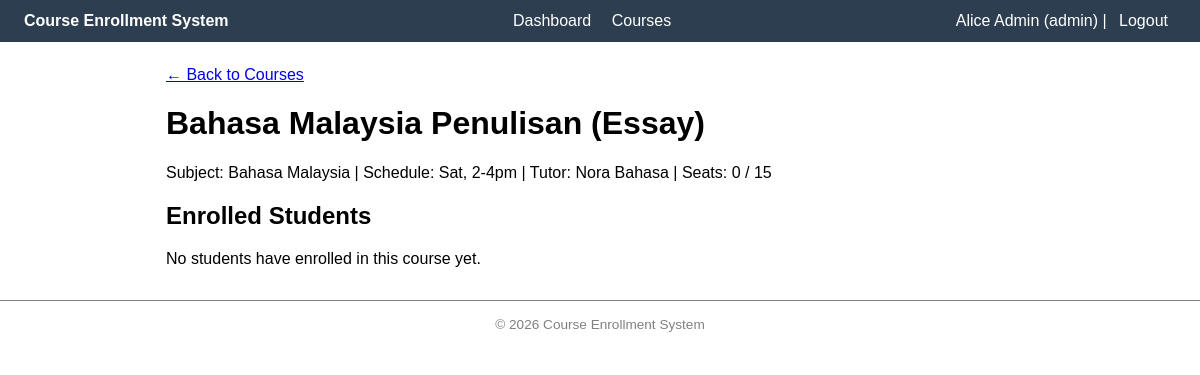
Page /courses.php?view=students&course_id=6 (signed in) on the earlier database version.
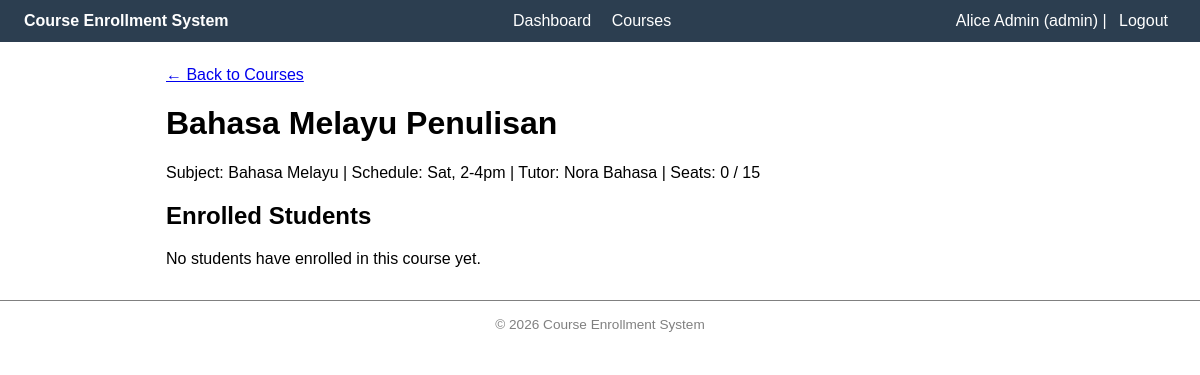
Same page on the later database version.
### tables this page shows
CREATE TABLE courses (
    id INT UNSIGNED AUTO_INCREMENT PRIMARY KEY,
    title VARCHAR(150) NOT NULL,
    subject VARCHAR(100) NOT NULL,
    schedule VARCHAR(100) NOT NULL,
    tutor_id INT UNSIGNED NOT NULL,
    max_seats INT UNSIGNED NOT NULL DEFAULT 20,
    created_at TIMESTAMP NOT NULL DEFAULT CURRENT_TIMESTAMP,
    CONSTRAINT fk_courses_tutor
        FOREIGN KEY (tutor_id) REFERENCES users(id)
        ON DELETE RESTRICT ON UPDATE CASCADE,
    INDEX idx_courses_tutor (tutor_id)
);

CREATE TABLE users (
    id INT UNSIGNED AUTO_INCREMENT PRIMARY KEY,
    name VARCHAR(100) NOT NULL,
    email VARCHAR(190) NOT NULL UNIQUE,
    password VARCHAR(255) NOT NULL,
    role ENUM('admin', 'tutor', 'student') NOT NULL,
    created_at TIMESTAMP NOT NULL DEFAULT CURRENT_TIMESTAMP
);

### courses.php (the view, shortened to what this page needs)
<?php
require_once __DIR__ . '/header.php';
$view = $_GET['view'] ?? 'list';
$course_id = (int) ($_GET['course_id'] ?? $_POST['course_id'] ?? 0);
    ?>
    <?php
if ($view === 'students') {
    $stmt = $pdo->prepare('
        SELECT c.*, u.name AS tutor_name
        FROM courses c
        JOIN users u ON c.tutor_id = u.id
        WHERE c.id = ?
    ');
    $stmt->execute([$course_id]);
    $course = $stmt->fetch();
    $stmt = $pdo->prepare('
        SELECT e.id AS enrollment_id, u.name, u.email, e.enrolled_at
        FROM enrollments e
        JOIN users u ON e.student_id = u.id
        WHERE e.course_id = ?
        ORDER BY u.name
    ');
    $stmt->execute([$course_id]);
    $students = $stmt->fetchAll();
    ?>
    <p><a href="courses.php">&larr; Back to Courses</a></p>
    <h1><?= htmlspecialchars($course['title'], ENT_QUOTES, 'UTF-8') ?></h1>
    <p>
        Subject: <?= htmlspecialchars($course['subject'], ENT_QUOTES, 'UTF-8') ?> |
        Schedule: <?= htmlspecialchars($course['schedule'], ENT_QUOTES, 'UTF-8') ?> |
        Tutor: <?= htmlspecialchars($course['tutor_name'], ENT_QUOTES, 'UTF-8') ?> |
        Seats: <?= count($students) ?> / <?= (int) $course['max_seats'] ?>
    </p>
    <h2>Enrolled Students</h2>
    <?php if (empty($students)): ?>
        <p>No students have enrolled in this course yet.</p>
    <?php endif; ?>
    <?php
    require __DIR__ . '/footer.php';
    exit;
}
?>
<?php require __DIR__ . '/footer.php'; ?>

Differences in the rows shown:
changed courses "Sat, 2-4pm": title "Bahasa Malaysia Penulisan (Essay)" → "Bahasa Melayu Penulisan"; subject "Bahasa Malaysia" → "Bahasa Melayu"
